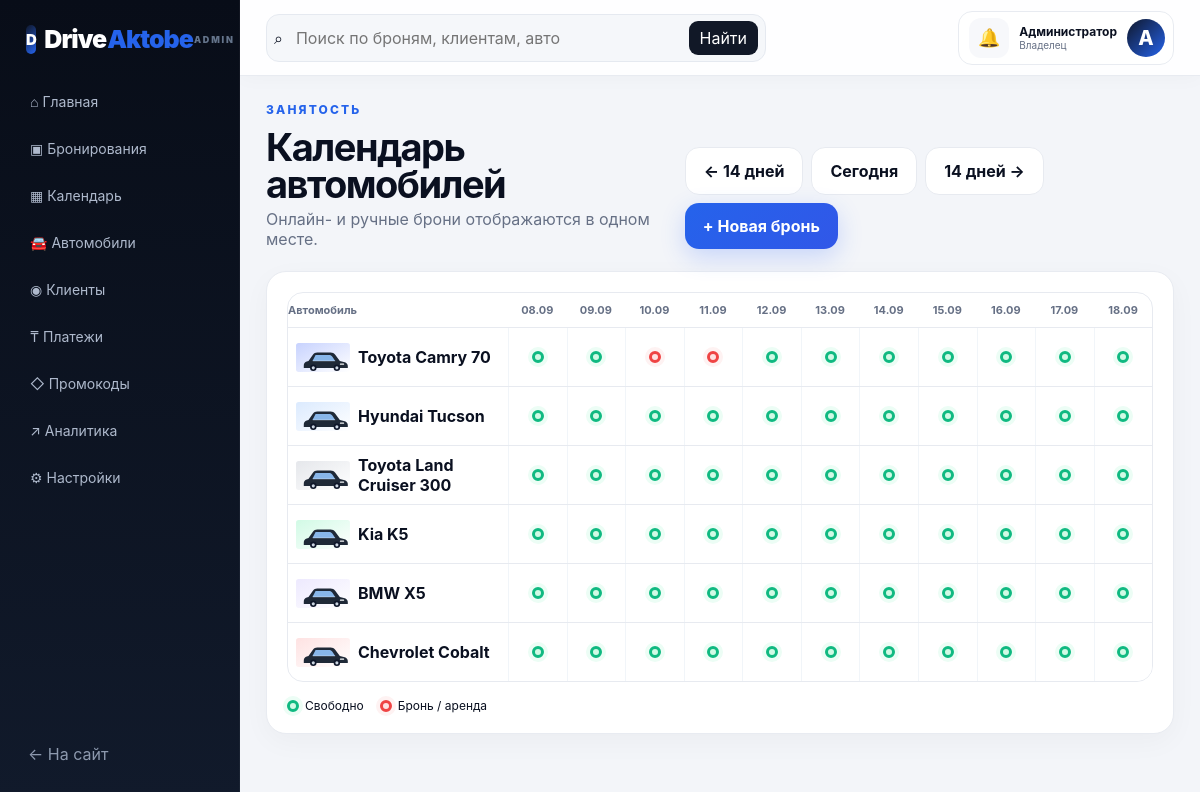
The app's page /admin/calendar with its own data.
### tables this page shows
CREATE TABLE cars(
      id INTEGER PRIMARY KEY AUTOINCREMENT, name TEXT, city TEXT, price INTEGER, class TEXT,
      body TEXT, gearbox TEXT, fuel TEXT, seats INTEGER, year INTEGER, deposit INTEGER,
      rating REAL DEFAULT 5, image TEXT, badge TEXT, features TEXT, status TEXT DEFAULT 'Доступен',
      hidden INTEGER DEFAULT 0, created_at TEXT
    );

CREATE TABLE bookings(id INTEGER PRIMARY KEY AUTOINCREMENT,car_id INTEGER,car_name TEXT,city TEXT,pickup_date TEXT,pickup_time TEXT,return_date TEXT,return_time TEXT,customer_name TEXT,phone TEXT,email TEXT,pickup_location TEXT,extras TEXT,total INTEGER,status TEXT DEFAULT 'Новая',source TEXT DEFAULT 'Сайт',created_at TEXT, user_id INTEGER, promo_code TEXT);

### app.py (the view)
@app.get('/admin/calendar', response_class=HTMLResponse, name='admin_calendar')
def admin_calendar(request:Request,start:str=''):
    try: start_date=datetime.strptime(start,'%Y-%m-%d').date() if start else date.today()
    except: start_date=date.today()
    dates=[start_date+timedelta(days=i) for i in range(14)]; end=(dates[-1]+timedelta(days=1)).isoformat(); c=db(); bookings=c.execute("SELECT * FROM bookings WHERE status!='Отменена' AND NOT (return_date<=? OR pickup_date>=?) ORDER BY pickup_date",(start_date.isoformat(),end)).fetchall(); c.close()
    occupancy=defaultdict(dict)
    for b in bookings:
        ps=datetime.strptime(b['pickup_date'],'%Y-%m-%d').date(); re=datetime.strptime(b['return_date'],'%Y-%m-%d').date()
        for d in dates:
            if ps<=d<re: occupancy[b['car_id']][d.isoformat()]=dict(b)
    return templates.TemplateResponse(request=request,name='admin_calendar.html',context=ctx(request,cars=all_cars(True),bookings=bookings,dates=dates,occupancy=occupancy,start_date=start_date,prev=(start_date-timedelta(days=14)).isoformat(),next=(start_date+timedelta(days=14)).isoformat()))

### templates/admin_calendar.html
{% extends 'admin_base.html' %}{% block content %}<div class="admin-heading"><div><div class="eyebrow">ЗАНЯТОСТЬ</div><h1>Календарь автомобилей</h1><p>Онлайн- и ручные брони отображаются в одном месте.</p></div><div class="heading-actions"><a class="btn btn-light" href="?start={{ prev }}">← 14 дней</a><a class="btn btn-light" href="{{ url_for('admin_calendar') }}">Сегодня</a><a class="btn btn-light" href="?start={{ next }}">14 дней →</a><a class="btn btn-primary" href="{{ url_for('admin_new_booking') }}">+ Новая бронь</a></div></div><div class="panel calendar-panel"><div class="calendar-scroll"><div class="calendar-head dynamic"><span>Автомобиль</span>{% for d in dates %}<span>{{ d.strftime('%d.%m') }}</span>{% endfor %}</div>{% for c in cars %}<div class="calendar-row dynamic"><div class="cal-car"><img src="{{ url_for('static', path=c.image) }}"><b>{{ c.name }}</b></div>{% for d in dates %}{% set b=occupancy.get(c.id,{}).get(d.isoformat()) %}<div class="cal-cell" {% if b %}title="#{{ b.id }} {{ b.customer_name }} {{ b.pickup_date }} → {{ b.return_date }}"{% endif %}>{% if b %}<a class="cal-dot busy" href="/admin/bookings?q={{ b.id }}"></a>{% else %}<span class="cal-dot free"></span>{% endif %}</div>{% endfor %}</div>{% endfor %}</div><div class="calendar-legend"><span><i class="cal-dot free"></i> Свободно</span><span><i class="cal-dot busy"></i> Бронь / аренда</span></div></div>{% endblock %}

### static/css/style.css (style rules this page uses)
:root { --bg:#f6f7fb;--card:#fff;--ink:#111827;--muted:#6b7280;--line:#e5e7eb;--blue:#2f66ff;--blue2:#1845d8;--soft:#eef3ff;--shadow:0 18px 60px rgba(17,24,39,.08);--radius:22px }
* { box-sizing:border-box }
html { scroll-behavior:smooth }
body { margin:0;font-family:Inter,ui-sans-serif,system-ui,-apple-system,BlinkMacSystemFont,"Segoe UI",sans-serif;color:var(--ink);background:var(--bg) }
a { color:inherit;text-decoration:none }
.btn { border:0;border-radius:14px;padding:13px 18px;font-weight:750;cursor:pointer;display:inline-flex;align-items:center;justify-content:center;gap:8px }
.btn-primary { background:var(--blue);color:white;box-shadow:0 8px 24px rgba(47,102,255,.22) }
.btn-light { background:white;color:var(--ink);border:1px solid var(--line) }
.eyebrow { font-size:12px;font-weight:850;letter-spacing:.18em;color:var(--blue);margin-bottom:12px }
.hero h1,.page-hero h1,.detail-page h1,.booking-page h1,.text-page h1,.profile-main h1,.admin-heading h1 { font-size:clamp(34px,5vw,68px);line-height:.98;letter-spacing:-.045em;margin:0 0 20px }
.admin-body { background:#f4f6fb }
.admin-heading { display:flex;justify-content:space-between;align-items:flex-end;margin-bottom:22px }
.admin-heading h1 { font-size:38px;margin-bottom:6px }
.admin-heading p { margin:0;color:var(--muted) }
.stat,.panel { background:white;border:1px solid var(--line);border-radius:18px }
.panel { padding:20px }
.calendar-panel { overflow:auto }
.calendar-head,.calendar-row { display:grid;grid-template-columns:220px repeat(7,90px);min-width:850px }
.calendar-head { font-size:11px;font-weight:750;color:var(--muted);padding:10px 0 }
.calendar-head span { text-align:center }
.calendar-head span:first-child { text-align:left }
.calendar-row { border-top:1px solid var(--line);align-items:center }
.cal-car { display:flex;align-items:center;gap:8px;padding:8px }
.cal-car img { width:54px;height:42px;object-fit:contain }
.cal-cell { height:58px;display:grid;place-items:center;border-left:1px solid #f1f5f9 }
.cal-dot { width:12px;height:12px;border-radius:50%;display:inline-block }
.cal-dot.free { background:#d1fae5;border:3px solid #10b981 }
.cal-dot.busy { background:#fee2e2;border:3px solid #ef4444 }
.calendar-legend { display:flex;gap:16px;margin-top:16px;font-size:12px }
.calendar-legend span { display:flex;align-items:center;gap:6px }
.panel { box-shadow:0 8px 28px rgba(15,23,42,.035) }
.heading-actions { display:flex;gap:8px;flex-wrap:wrap }
.calendar-scroll { overflow-x:auto }
.calendar-head.dynamic,.calendar-row.dynamic { grid-template-columns:220px repeat(14,minmax(58px,1fr));min-width:1040px }
.cal-dot.busy { display:inline-block;cursor:pointer }
.cal-cell { display:flex;align-items:center;justify-content:center }
:root { --ink:#0a1020;--muted:#667085;--line:#e7eaf0;--blue:#2563eb;--blue2:#1748c9;--violet:#6d5dfc;--bg:#f5f7fb;--shadow:0 24px 70px rgba(15,23,42,.10) }
body { background:radial-gradient(circle at 15% 0%,rgba(37,99,235,.055),transparent 28rem),var(--bg) }
.btn,.icon-btn,.car-card,.quick-cats a,.benefits>div,.panel,.stat { transition:transform .22s ease,box-shadow .22s ease,border-color .22s ease,background .22s ease }
.admin-body { background:#f3f5f9 }
.admin-heading h1 { letter-spacing:-.04em }
.admin-heading p { color:var(--muted) }
.panel { border-radius:20px;border:1px solid #e8ebf1 }
.calendar-scroll { border:1px solid #e7eaf0;border-radius:16px;overflow:auto }
.cal-cell { background:#fff }
.cal-dot.free { box-shadow:0 0 0 4px #ecfdf5 }
.cal-dot.busy { box-shadow:0 0 0 4px #fef2f2 }
.btn-primary { background:linear-gradient(135deg,#2563eb,#3157e8) }

### records on screen
cars: image (picture), name "Toyota Camry 70"
cars: image (picture), name "Hyundai Tucson"
cars: image (picture), name "Toyota Land Cruiser 300"
cars: image (picture), name "Kia K5"
cars: image (picture), name "BMW X5"
cars: image (picture), name "Chevrolet Cobalt"

### other values on screen
{{ d.strftime('%d.%m') }} "08.09" "09.09" "10.09" "11.09" "12.09" "13.09" "14.09" "15.09" "16.09" "17.09" "18.09"
